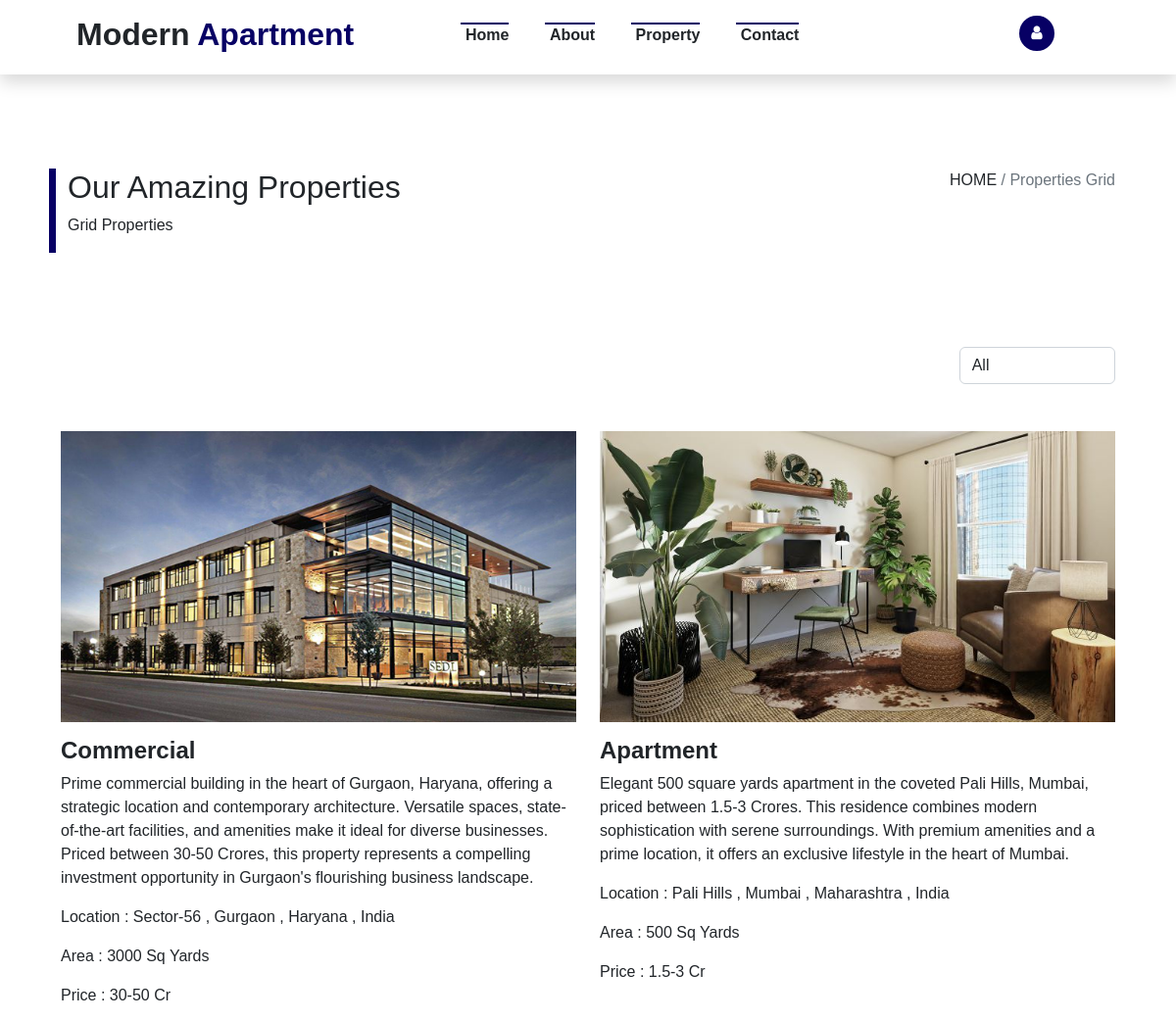
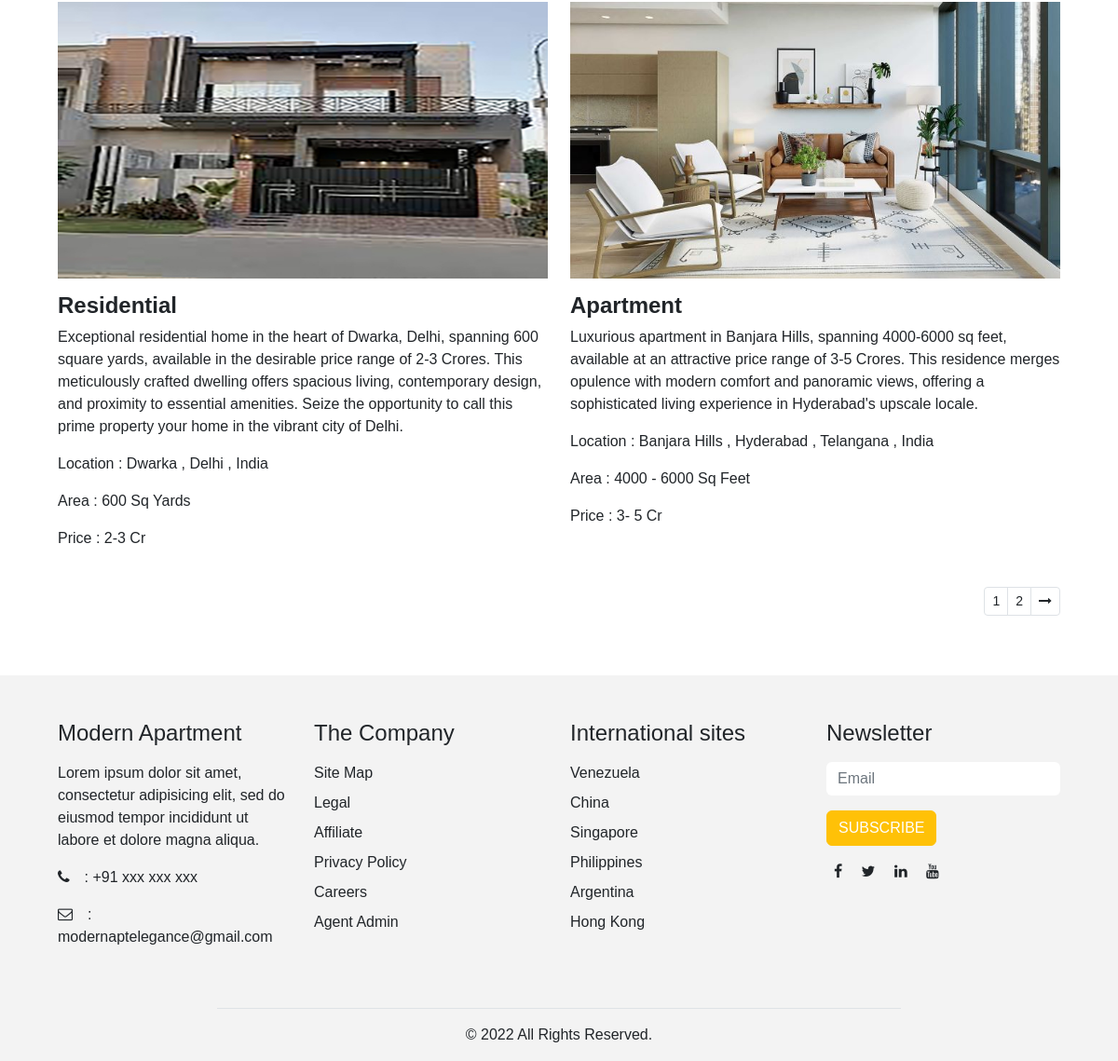
Page /property/ (signed in) on the committed database (2 pictures, top to bottom).
### Property_Data/models.py (models this page shows)
class property(models.Model):
    Category_Choice = (
        ('', 'category'),
        ('Commercial', 'Commercial'),
        ('Land', 'Land'),
        ('Vacation/Short-term Rentals', 'Vacation/Short-term Rentals'),
        ('Residential', 'Residential'),
        ('Plot', 'Plot'),
        ('Apartment', 'Apartment'),
    )
    Property_category = models.CharField(choices=Category_Choice, max_length=100, null=True)
    Property_Description = models.TextField()
    Property_location = models.TextField(default='India')
    Property_price = models.CharField(max_length=30,default=0.0)
    Property_area = models.CharField(max_length=30,default=0.0)
    Property_images = models.FileField(upload_to='properties')

### Modern_Apartment/views.py (the view)
# urls.py: path('property/',views.propertypage,name='property'),
@login_required(login_url='loginpage')
def propertypage(request):
    propertydata=property.objects.all()
    form4=NewsletterForm(request.POST)
    paginator=Paginator(propertydata,4)
    page_num=request.GET.get('page')
    page_call=paginator.get_page(page_num)
    totalpage=page_call.paginator.num_pages
    sort_option = request.GET.get('sort_option')  # filter property by selecting options
    if sort_option == 'new_to_old':
        propertydata = propertydata.order_by('-date')
    elif sort_option == 'low_to_high':
        propertydata = propertydata.order_by('price')
    elif sort_option == 'for_rent':
        propertydata = propertydata.filter(property_status='For Rent')
    elif sort_option == 'for_sale':
        propertydata = propertydata.filter(property_status='For Sale')
    context={
        'propertydata':page_call,
        'totalpagelist':{n+1 for n in range(totalpage)},
        'form4':form4,
    }
    return render(request,"property.html",context)

### Modern_Apartment/forms.py
class NewsletterForm(forms.Form):
    email=forms.EmailField(widget=forms.EmailInput(attrs={'class':'form-control my-3 border-0', 'type':'email', 'name':'email', 'placeholder':'Email'}))

### template/property.html (shortened to what this page needs)
{% extends 'base.html' %} {% block content %}
<section id="property" class="property">
  <div class="row justify-content-center m-0 mt-5 pt-5">
    <div class="col-sm-11">
      <div class="row">
        <div class="col-sm-6 side">
          <h2>Our Amazing Properties</h2>
          <p>Grid Properties</p>
        </div>
        <div class="col-sm-6 text-end">
          <p>
            <a href="/" class="text-decoration-none text-dark">HOME</a>
            <span class="text-secondary">/ Properties Grid</span>
          </p>
        </div>
      </div>
    </div>
  </div>
</section>
<div class="row justify-content-center m-0 mt-5 pt-5">
  <div class="col-sm-11">
    <div class="row justify-content-end">
      <div class="col-sm-2">
        <select type="All" name="All" id="sort_option" class="form-control">
          <option value="all">All</option>
        </select>
      </div>
    </div>
  </div>
</div>
<section id="sites" class="filtered-sites">
  <div class="row justify-content-center m-0 mt-5">
    <div class="col-sm-11">
      <div class="row" id="filtered_properties">
        {% for property_item in propertydata %}
        <div class="col-sm-6 text-start">
          <div class="img-wrapper">
            <img src="/media/{{ property_item.Property_images }}" class="img-fluid inner-img" />
          </div>
          <h4 class="fw-bold mt-2">{{ property_item.Property_category }}</h4>
          <p>{{ property_item.Property_Description | safe }}</p>
          <p>Location : {{ property_item.Property_location}}</p>
          <p>Area : {{ property_item.Property_area}}</p>
          <p>Price : {{ property_item.Property_price}}</p>
        </div>
        {% endfor %}
      </div>
    </div>
  </div>
</section>
<div class="row justify-content-center m-0 mt-4 pb-5">
  <div class="col-sm-11">
    <div class="row justify-content-end">
      <div class="col-sm-3">
        <ul class="pagination pagination-sm float-end">
           {% for n in totalpagelist %}
          <li class="page-item">
            <a class="page-link text-dark" href="/property/?page={{n}}">{{n}}</a>
          </li>
          {% endfor %} {% if propertydata.has_next %}
          <li class="page-item">
            <a
              class="page-link text-dark"
              href="/property/?page={{propertydata.next_page_number}}"
              ><i class="fa fa-long-arrow-right"></i
            ></a>
          </li>
          {% endif %}
        </ul>
      </div>
    </div>
  </div>
</div>
{% endblock %}

### template/base.html
{% include 'header.html' %}
{% block content %}
{% endblock %}
{% include 'footer.html' %}

### template/header.html (shortened to what this page needs)
<!DOCTYPE html>
<html>
  <head>
    <link
      rel="stylesheet"
      type="text/css"
      href="/static/css/bootstrap.min.css"
    />
    <link
      rel="stylesheet"
      href="https://cdnjs.cloudflare.com/ajax/libs/font-awesome/4.7.0/css/font-awesome.min.css"
    />
    <link rel="stylesheet" type="text/css" href="/static/css/style.css" />
  </head>
  <body>
    <div
      class="row bg-white shadow text-center topLeftBorders container3 py-2 m-0 sticky-top nbar"
    >
      <div class="col-sm-12">
        <div class="row justify-content-center">
          <div class="col-sm-4">
            <h2 class="text-start fw-bold ps-3 mt-2">
              <a href="/" class="text-decoration-none text-dark"
                >Modern <span class="blue">Apartment</span></a
              >
            </h2>
          </div>
          <div class="col-sm-5 text-center nav">
            <ul class="list-inline p-1 pt-3 text-start">
              <li class="list-inline-item mx-3">
                <a href="/" class="text-decoration-none text-dark fw-bold py-1"
                  >Home</a
                >
              </li>
              {% if request.user.is_authenticated %}
              <li class="list-inline-item mx-3">
                <a
                  href="/about/"
                  class="text-decoration-none text-dark fw-bold py-1"
                  >About</a
                >
              </li>
              <li class="list-inline-item mx-3">
                <a
                  href="/property/"
                  class="text-decoration-none text-dark fw-bold py-1"
                  >Property</a
                >
              </li>
              {% endif %}
              <li class="list-inline-item mx-3">
                <a
                  href="/contact/"
                  class="text-decoration-none text-dark fw-bold py-1"
                  >Contact</a
                >
              </li>
            </ul>
          </div>
          <div class="col-sm-2 ">
            <ul class="list-inline">
              {% if request.user.is_authenticated %}
              <li class="list-inline-item ms-3">
                <div class="dropdown pt-2">
                  <button
                    type="button"
                    class="btn custom rounded-circle text-white rounded-circle"
                    data-bs-toggle="dropdown"
                  >
                    <i class="fa fa-user"></i>
                  </button>
                </div>
              </li>
              {% endif %}
            </ul>
          </div>
        </div>
      </div>
    </div>
  </body>
</html>

### template/footer.html (shortened to what this page needs)
<section id="footer" class="footer">
    <div class="row justify-content-center m-0 grey pt-5">
        <div class="col-sm-11">
            <div class="row justify-content-center">
                <div class="col-sm-3">
                    <h4 class="">Modern Apartment</h4>
                    <p class="mt-3">Lorem ipsum dolor sit amet, consectetur adipisicing elit, sed do eiusmod
                    tempor incididunt ut labore et dolore magna aliqua.</p>
                    <ul class="list-inline">
                        <li class="my-3"><a href="#" class="text-decoration-none text-dark"><span><i class="fa fa-phone me-3"></i></span>: +91 xxx xxx xxx</a></li>
                        <li class="my-3"><a href="#" class="text-decoration-none text-dark"><span><i class="fa fa-envelope-o me-3"></i></span>: modernaptelegance@gmail.com</a></li>
                    </ul>
                </div>
                <div class="col-sm-3">
                    <h4 class="">The Company</h4>
                    <ul class="list-inline mt-3">
                        <li class="my-2"><a href="#" class="text-decoration-none text-dark">Site Map</a></li>
                        <li class="my-2"><a href="/termsofuse/" class="text-decoration-none text-dark">Legal</a></li>
                        <li class="my-2"><a href="#" class="text-decoration-none text-dark"> Affiliate</a></li>
                        <li class="my-2"><a href="/privacypolicy/" class="text-decoration-none text-dark"> Privacy Policy</a></li>
                        <li class="my-2"><a href="#" class="text-decoration-none text-dark">Careers</a></li>
                        <li class="my-2"><a href="#" class="text-decoration-none text-dark">Agent Admin</a></li>
                    </ul>
                </div>
                <div class="col-sm-3">
                    <h4 class="">International sites</h4>
                    <ul class="list-inline mt-3">
                        <li class="my-2"><a href="#footer" class="text-decoration-none text-dark"> Venezuela</a></li>
                        <li class="my-2"><a href="#footer" class="text-decoration-none text-dark"> China</a></li>
                        <li class="my-2"><a href="#footer" class="text-decoration-none text-dark">Singapore</a></li>
                        <li class="my-2"><a href="#footer" class="text-decoration-none text-dark">Philippines</a></li>
                        <li class="my-2"><a href="#footer" class="text-decoration-none text-dark">Argentina</a></li>
                        <li class="my-2"><a href="#footer" class="text-decoration-none text-dark">Hong Kong</a></li>
                    </ul>
                </div>
                <div class="col-sm-3">
                    <h4 class="">Newsletter</h4>
                    <form method="POST" action="{% url 'Newsletterdata' %}">
                        {{form4.email}}
                        <button class="btn btn-warning text-white" type="submit">SUBSCRIBE</button>
                    </form>
                    <ul class="list-inline my-3">
                        <li class="list-inline-item mx-2"><a href="https://www.facebook.com/" class="text-decoration-none text-dark"><i class="fa fa-facebook"></i></a></li>
                        <li class="list-inline-item mx-2"><a href="https://twitter.com/" class="text-decoration-none text-dark"><i class="fa fa-twitter"></i></a></li>
                        <li class="list-inline-item mx-2"><a href="https://www.linkedin.com/" class="text-decoration-none text-dark"><i class="fa fa-linkedin"></i></a></li>
                        <li class="list-inline-item mx-2"><a href="https://www.youtube.com/" class="text-decoration-none text-dark"><i class="fa fa-youtube"></i></a></li>
                    </ul>
                </div>
            </div>
        </div>
    </div>
</section>
 <div class="row justify-content-center grey m-0">
     <div class="col-sm-11">
         <div class="row justify-content-center pt-5">
             <div class="col-sm-8 border-top text-center ">
                 <p class="pt-3">&#169 2022 All Rights Reserved.</p>
             </div>
         </div>
     </div>
 </div>
 </body>
 </html>

### static/css/style.css (style rules this page uses)
* { font-family: popins,sans-serif; }
.blue { color: #070064 }
.grey { background-color:#f3f3f3; }
.side { border-left: 7px solid #070064 }
.nav ul li a { width: 100%; position: relative; z-index: 0; cursor: pointer; padding-left: 5px; }
.nav ul li a:before { position: absolute; top: 0px; left: 0px; width: 3px; height: 0px; background: #070064; content: ""; opacity: 1; transition: all 0.3s; }
.nav ul li a:after { position: absolute; top: 0px; left: 0px; width: 100%; height: 2px; background: #070064; content: ""; opacity: 1; transition: all 0.3s; }
.inner-img { transition: 0.3s; }
.img-wrapper { overflow: hidden; display: inline-block; box-sizing: border-box; }
.custom { background-color: #070064 !important; border: #070064 !important; }

### rows in the picture
property: Property_images (picture), Property_category "Commercial", Property_Description "Prime commercial building in the heart of Gurgaon, Haryana, offering a strategic location and contemporary architecture. Versatile spaces, state-of-the-art facilities, and amenities make it ideal for diverse businesses. Priced between 30-50 Crores, this property represents a compelling investment opportunity in Gurgaon's flourishing business landscape.", Property_location "Sector-56 , Gurgaon , Haryana , India", Property_area "3000 Sq Yards", Property_price "30-50 Cr"
property: Property_images (picture), Property_category "Apartment", Property_Description "Elegant 500 square yards apartment in the coveted Pali Hills, Mumbai, priced between 1.5-3 Crores. This residence combines modern sophistication with serene surroundings. With premium amenities and a prime location, it offers an exclusive lifestyle in the heart of Mumbai.", Property_location "Pali Hills , Mumbai , Maharashtra , India", Property_area "500 Sq Yards", Property_price "1.5-3 Cr"
property: Property_images (picture), Property_category "Residential", Property_Description "Exceptional residential home in the heart of Dwarka, Delhi, spanning 600 square yards, available in the desirable price range of 2-3 Crores. This meticulously crafted dwelling offers spacious living, contemporary design, and proximity to essential amenities. Seize the opportunity to call this prime property your home in the vibrant city of Delhi.", Property_location "Dwarka , Delhi , India", Property_area "600 Sq Yards", Property_price "2-3 Cr"
property: Property_images (picture), Property_category "Apartment", Property_Description "Luxurious apartment in Banjara Hills, spanning 4000-6000 sq feet, available at an attractive price range of 3-5 Crores. This residence merges opulence with modern comfort and panoramic views, offering a sophisticated living experience in Hyderabad's upscale locale.", Property_location "Banjara Hills , Hyderabad , Telangana , India", Property_area "4000 - 6000 Sq Feet", Property_price "3- 5 Cr"

### other values in the picture
{{ n }} "1" "2"
